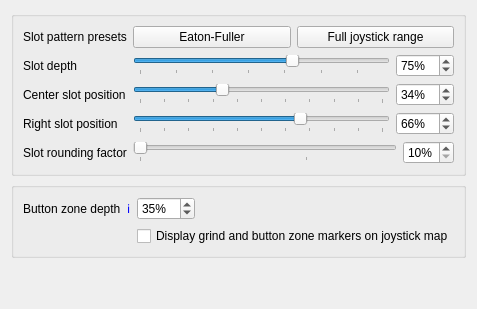
          <widget class="QWidget" name="heavytruck_slotPatternSettingsTab">
           <attribute name="title">
            <string>Slot pattern settings</string>
           </attribute>
           <layout class="QVBoxLayout" name="verticalLayout_8">
            <item>
             <widget class="QGroupBox" name="groupBox_17">
              <property name="title">
               <string/>
              </property>
              <layout class="QFormLayout" name="formLayout_9">
               <item row="0" column="0">
                <layout class="QHBoxLayout" name="horizontalLayout_49">
                 <item>
                  <widget class="QLabel" name="label_42">
                   <property name="text">
                    <string>Slot pattern presets</string>
                   </property>
                  </widget>
                 </item>
                </layout>
               </item>
               <item row="0" column="1">
                <layout class="QHBoxLayout" name="horizontalLayout_25">
                 <item>
                  <widget class="QPushButton" name="heavytruck_setPresetEatonFullerButton">
                   <property name="text">
                    <string>Eaton-Fuller</string>
                   </property>
                  </widget>
                 </item>
                 <item>
                  <widget class="QPushButton" name="heavytruck_setPresetFullRangeButton">
                   <property name="text">
                    <string>Full joystick range</string>
                   </property>
                  </widget>
                 </item>
                </layout>
               </item>
               <item row="1" column="0">
                <layout class="QHBoxLayout" name="horizontalLayout_45">
                 <item>
                  <widget class="QLabel" name="label_38">
                   <property name="text">
                    <string>Slot depth</string>
                   </property>
                  </widget>
                 </item>
                </layout>
               </item>
               <item row="1" column="1">
                <layout class="QHBoxLayout" name="horizontalLayout_46">
                 <item>
                  <widget class="QSlider" name="heavytruck_slotDepthSlider">
                   <property name="minimum">
                    <number>33</number>
                   </property>
                   <property name="maximum">
                    <number>100</number>
                   </property>
                   <property name="value">
                    <number>75</number>
                   </property>
                   <property name="orientation">
                    <enum>Qt::Orientation::Horizontal</enum>
                   </property>
                   <property name="tickPosition">
                    <enum>QSlider::TickPosition::TicksBelow</enum>
                   </property>
                   <property name="tickInterval">
                    <number>10</number>
                   </property>
                  </widget>
                 </item>
                 <item>
                  <widget class="QSpinBox" name="heavytruck_slotDepthSpinbox">
                   <property name="suffix">
                    <string>%</string>
                   </property>
                   <property name="minimum">
                    <number>33</number>
                   </property>
                   <property name="maximum">
                    <number>100</number>
                   </property>
                   <property name="value">
                    <number>75</number>
                   </property>
                  </widget>
                 </item>
                </layout>
               </item>
               <item row="2" column="0">
                <layout class="QHBoxLayout" name="horizontalLayout_47">
                 <item>
                  <widget class="QLabel" name="label_40">
                   <property name="text">
                    <string>Center slot position</string>
                   </property>
                  </widget>
                 </item>
                </layout>
               </item>
               <item row="2" column="1">
                <layout class="QHBoxLayout" name="horizontalLayout_48">
                 <item>
                  <widget class="QSlider" name="heavytruck_centerSlotPositionSlider">
                   <property name="minimum">
                    <number>0</number>
                   </property>
                   <property name="maximum">
                    <number>100</number>
                   </property>
                   <property name="value">
                    <number>34</number>
                   </property>
                   <property name="orientation">
                    <enum>Qt::Orientation::Horizontal</enum>
                   </property>
                   <property name="tickPosition">
                    <enum>QSlider::TickPosition::TicksBelow</enum>
                   </property>
                   <property name="tickInterval">
                    <number>10</number>
                   </property>
                  </widget>
                 </item>
                 <item>
                  <widget class="QSpinBox" name="heavytruck_centerSlotPositionSpinbox">
                   <property name="suffix">
                    <string>%</string>
                   </property>
                   <property name="minimum">
                    <number>0</number>
                   </property>
                   <property name="maximum">
                    <number>100</number>
                   </property>
                   <property name="value">
                    <number>34</number>
                   </property>
                  </widget>
                 </item>
                </layout>
               </item>
               <item row="3" column="0">
                <layout class="QHBoxLayout" name="horizontalLayout_50">
                 <item>
                  <widget class="QLabel" name="label_44">
                   <property name="text">
                    <string>Right slot position</string>
                   </property>
                  </widget>
                 </item>
                </layout>
               </item>
               <item row="3" column="1">
                <layout class="QHBoxLayout" name="horizontalLayout_51">
                 <item>
                  <widget class="QSlider" name="heavytruck_rightSlotPositionSlider">
                   <property name="minimum">
                    <number>0</number>
                   </property>
                   <property name="maximum">
                    <number>100</number>
                   </property>
                   <property name="value">
                    <number>66</number>
                   </property>
                   <property name="orientation">
                    <enum>Qt::Orientation::Horizontal</enum>
                   </property>
                   <property name="tickPosition">
                    <enum>QSlider::TickPosition::TicksBelow</enum>
                   </property>
                   <property name="tickInterval">
                    <number>10</number>
                   </property>
                  </widget>
                 </item>
                 <item>
                  <widget class="QSpinBox" name="heavytruck_rightSlotPositionSpinbox">
                   <property name="suffix">
                    <string>%</string>
                   </property>
                   <property name="minimum">
                    <number>0</number>
                   </property>
                   <property name="maximum">
                    <number>100</number>
                   </property>
                   <property name="value">
                    <number>66</number>
                   </property>
                  </widget>
                 </item>
                </layout>
               </item>
               <item row="4" column="0">
                <layout class="QHBoxLayout" name="horizontalLayout_55">
                 <item>
                  <widget class="QLabel" name="label_45">
                   <property name="text">
                    <string>Slot rounding factor</string>
                   </property>
                  </widget>
                 </item>
                </layout>
               </item>
               <item row="4" column="1">
                <layout class="QHBoxLayout" name="horizontalLayout_56">
                 <item>
                  <widget class="QSlider" name="heavytruck_slotRoundingFactorSlider">
                   <property name="minimum">
                    <number>10</number>
                   </property>
                   <property name="maximum">
                    <number>25</number>
                   </property>
                   <property name="value">
                    <number>10</number>
                   </property>
                   <property name="orientation">
                    <enum>Qt::Orientation::Horizontal</enum>
                   </property>
                   <property name="tickPosition">
                    <enum>QSlider::TickPosition::TicksBelow</enum>
                   </property>
                   <property name="tickInterval">
                    <number>10</number>
                   </property>
                  </widget>
                 </item>
                 <item>
                  <widget class="QSpinBox" name="heavytruck_slotRoundingFactorSpinbox">
                   <property name="suffix">
                    <string>%</string>
                   </property>
                   <property name="minimum">
                    <number>10</number>
                   </property>
                   <property name="maximum">
                    <number>25</number>
                   </property>
                   <property name="value">
                    <number>10</number>
                   </property>
                  </widget>
                 </item>
                </layout>
               </item>
              </layout>
             </widget>
            </item>
            <item>
             <widget class="QGroupBox" name="groupBox_19">
              <property name="title">
               <string/>
              </property>
              <layout class="QFormLayout" name="formLayout_11">
               <item row="0" column="0">
                <layout class="QHBoxLayout" name="horizontalLayout_52">
                 <item>
                  <widget class="QLabel" name="label_47">
                   <property name="text">
                    <string>Button zone depth</string>
                   </property>
                  </widget>
                 </item>
                 <item>
                  <widget class="QLabel" name="label_48">
                   <property name="text">
                    <string>&lt;a href=&quot;https://kgmonteith.github.io/BonusFFB/heavytruck/#button-zone-depth&quot; style=&quot;text-decoration: none&quot;&gt;ℹ️&lt;/a&gt;</string>
                   </property>
                   <property name="openExternalLinks">
                    <bool>true</bool>
                   </property>
                  </widget>
                 </item>
                </layout>
               </item>
               <item row="0" column="1">
                <widget class="QSpinBox" name="heavytruck_buttonZoneDepthSpinbox">
                 <property name="sizePolicy">
                  <sizepolicy hsizetype="Fixed" vsizetype="Fixed">
                   <horstretch>0</horstretch>
                   <verstretch>0</verstretch>
                  </sizepolicy>
                 </property>
                 <property name="suffix">
                  <string>%</string>
                 </property>
                 <property name="minimum">
                  <number>0</number>
                 </property>
                 <property name="maximum">
                  <number>100</number>
                 </property>
                 <property name="value">
                  <number>35</number>
                 </property>
                </widget>
               </item>
               <item row="1" column="1">
                <widget class="QCheckBox" name="heavytruck_displayZoneMarkers">
                 <property name="text">
                  <string>Display grind and button zone markers on joystick map</string>
                 </property>
                </widget>
               </item>
              </layout>
             </widget>
            </item>
            <item>
             <spacer name="verticalSpacer_6">
              <property name="orientation">
               <enum>Qt::Orientation::Vertical</enum>
              </property>
              <property name="sizeHint" stdset="0">
               <size>
                <width>20</width>
                <height>40</height>
               </size>
              </property>
             </spacer>
            </item>
           </layout>
          </widget>
